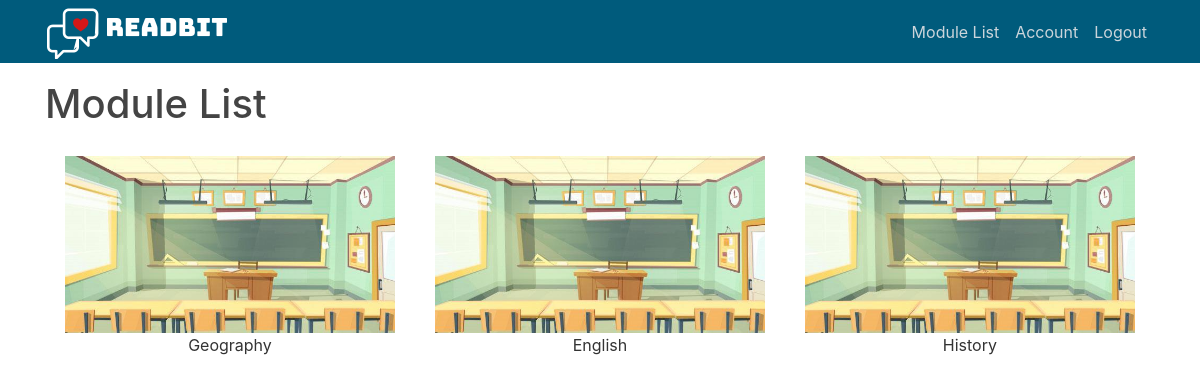
Page /module_list (signed in) on the committed database.
### readbit/models.py (models this page shows)
class Module(db.Model):
    __tablename__ = 'module'
    id = db.Column(db.Integer, primary_key=True)
    mod_name = db.Column(db.String(100), unique=True, nullable=False)
    class_list = db.relationship('ModuleClass', backref='module', lazy=True)
    comp_list = db.relationship('MainComp', backref='module', lazy=True)
    def __repr__(self):
        return f"Module('{self.id}', '{self.mod_name}')"

### readbit/routes.py (the view)
@app.route('/module_list')
def module_list():
    if current_user.type == 'student':
        return redirect(url_for('student_dashboard'))
    return render_template('module_list.html', title='Module List', modulelist=current_user.mod_list)

### readbit/models.py (called while the page is built)
@login_manager.user_loader
def load_user(user_id):
    return User.query.get(int(user_id))

### readbit/templates/module_list.html
{% extends "layout.html" %}
{% block content %}
<link rel="stylesheet" type="text/css" href="{{ url_for('static', filename='module_list.css') }}">
<h1>Module List</h1>
<div class="container">
    {% for module_row in modulelist | batch(3, '&nbsp;') %}
    <div class="row" id="module_list_row">
        {% for module in module_row %}
        {% if module in modulelist %}
        <div class="column" id="module_list_col">
            <a href={{ url_for('manage_module', mod_id=module.id) }}>
                <img class="responsive" src="{{url_for('static', filename='classroom.jpg')}}" alt="{{ module }} link" width=300/>
            </a>
        {{ module.mod_name }}
        </div>
        {% endif %}
        {% endfor %}
    </div>
    {% endfor %}
</div>
{% endblock content %}

### readbit/static/main.css (style rules this page uses)
body { background: #ffffff; color: #333333; margin-top: 5rem; }
h1, h2, h3, h4, h5, h6 { color: #444444; }

### readbit/static/module_list.css (style rules this page uses)
.column { padding: 20px; }
#module_list_col { width: 33.33%; }
#module_list_row { text-align: center; }
.responsive { width: 100%; height: auto; }

### rows in the picture
Module: mod_name "Geography"
Module: mod_name "English"
Module: mod_name "History"
